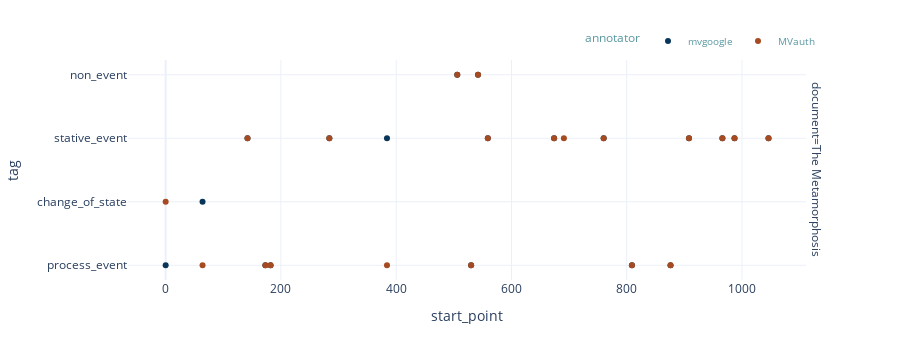

Here is the notebook cell this chart was saved with:
### Markdown cell above
.. or the annotators...

### Code cell
my_project.plot_annotations(color_col='annotator')

### Figure 1 — Plotly figure (JSON) as saved in the notebook; plotly's stock layout.template omitted (floating-point values rounded to 4 significant figures)
{"data": [{"customdata": [["<I><br>One morning, as Gregor Samsa was waking up from anxious<br>dreams<br></I>"], ["<I><br>he discovered that in bed he had been changed into<br>a monstrous verminous bug<br></I>"], ["<I><br>He lay on his armour-hard back<br></I>"], ["<I><br>and saw his brown, arched abdomen divided up into rigid<br>bow-like sections<br></I>"], ["<I><br>as he lifted his head up a little<br></I>"], ["<I><br>From this height the blanket, just about ready to slide<br>off completely, could hardly stay in place<br></I>"], ["<I><br>His numerous legs, pitifully thin in comparison to the rest<br>of his circumference, flickered helplessly before his eyes<br></I>"], ["<I><br>What's happened to me<br></I>"], ["<I><br>he thought<br></I>"], ["<I><br>It was no dream<br></I>"], ["<I><br>His room, a proper room for a human being, only<br>somewhat too small, lay quietly between the four well-known walls<br></I>"], ["<I><br>Above the table, on which an unpacked collection of sample<br>cloth goods was spread out hung the picture<br></I>"], ["<I><br>Samsa was a travelling salesman<br></I>"], ["<I><br>which he had cut out of an illustrated magazine a<br>little while ago<br></I>"], ["<I><br>and set in a pretty gilt frame<br></I>"], ["<I><br>It was a picture of a woman with a fur<br>hat and a fur boa<br></I>"], ["<I><br>She sat erect there<br></I>"], ["<I><br>lifting up in the direction of the viewer a solid<br>fur muff<br></I>"], ["<I><br>into which her entire forearm had disappeared<br></I>"]], "hovertemplate": "annotator=mvgoogle<br>document=The Metamorphosis<br>start_point=%{x}<br>tag=%{y}<br>ANNOTATION=%{customdata[0]}<extra></extra>", "legendgroup": "mvgoogle", "marker": {"color": "#093658", "symbol": "circle"}, "mode": "markers", "name": "mvgoogle", "orientation": "h", "showlegend": true, "type": "scatter", "x": [0, 64, 142, 173, 182, 284, 384, 506, 530, 542, 559, 674, 760, 809, 876, 908, 966, 987, 1046], "xaxis": "x", "y": ["process_event", "change_of_state", "stative_event", "process_event", "process_event", "stative_event", "stative_event", "non_event", "process_event", "non_event", "stative_event", "stative_event", "stative_event", "process_event", "process_event", "stative_event", "stative_event", "stative_event", "stative_event"], "yaxis": "y"}, {"customdata": [["<I><br>One morning, as Gregor Samsa was waking up from anxious<br>dreams<br></I>"], ["<I><br>he discovered that in bed he had been changed into<br>a monstrous verminous bug<br></I>"], ["<I><br>He lay on his armour-hard back<br></I>"], ["<I><br>and saw his brown, arched abdomen divided up into rigid<br>bow-like sections<br></I>"], ["<I><br>as he lifted his head up a little<br></I>"], ["<I><br>From this height the blanket, just about ready to slide<br>off completely, could hardly stay in place<br></I>"], ["<I><br>His numerous legs, pitifully thin in comparison to the rest<br>of his circumference, flickered helplessly before his eyes<br></I>"], ["<I><br>What's happened to me<br></I>"], ["<I><br>he thought<br></I>"], ["<I><br>It was no dream<br></I>"], ["<I><br>His room, a proper room for a human being, only<br>somewhat too small, lay quietly between the four well-known walls<br></I>"], ["<I><br>Above the table hung the picture<br></I>"], ["<I><br>on which an unpacked collection of sample cloth goods was<br>spread out<br></I>"], ["<I><br>Samsa was a travelling salesman<br></I>"], ["<I><br>which he had cut out of an illustrated magazine a<br>little while ago<br></I>"], ["<I><br>and set in a pretty gilt frame<br></I>"], ["<I><br>It was a picture of a woman with a fur<br>hat and a fur boa<br></I>"], ["<I><br>She sat erect there<br></I>"], ["<I><br>lifting up in the direction of the viewer a solid<br>fur muff<br></I>"], ["<I><br>into which her entire forearm had disappeared<br></I>"]], "hovertemplate": "annotator=MVauth<br>document=The Metamorphosis<br>start_point=%{x}<br>tag=%{y}<br>ANNOTATION=%{customdata[0]}<extra></extra>", "legendgroup": "MVauth", "marker": {"color": "#A64B21", "symbol": "circle"}, "mode": "markers", "name": "MVauth", "orientation": "h", "showlegend": true, "type": "scatter", "x": [0, 64, 142, 173, 182, 284, 384, 506, 530, 542, 559, 674, 691, 760, 809, 876, 908, 966, 987, 1046], "xaxis": "x", "y": ["change_of_state", "process_event", "stative_event", "process_event", "process_event", "stative_event", "process_event", "non_event", "process_event", "non_event", "stative_event", "stative_event", "stative_event", "stative_event", "process_event", "process_event", "stative_event", "stative_event", "stative_event", "stative_event"], "yaxis": "y"}], "layout": {"annotations": [{"font": {}, "showarrow": false, "text": "document=The Metamorphosis", "textangle": 90, "x": 0.98, "xanchor": "left", "xref": "paper", "y": 0.5, "yanchor": "middle", "yref": "paper"}], "height": 360, "legend": {"font": {"color": "#5A98A1", "size": 10}, "orientation": "h", "title": {"text": "annotator"}, "tracegroupgap": 0, "x": 1, "xanchor": "right", "y": 1.02, "yanchor": "bottom"}, "margin": {"t": 60}, "xaxis": {"anchor": "y", "domain": [0, 0.98], "showticklabels": true, "title": {"text": "start_point"}}, "yaxis": {"anchor": "x", "domain": [0, 1], "title": {"text": "tag"}}}}
